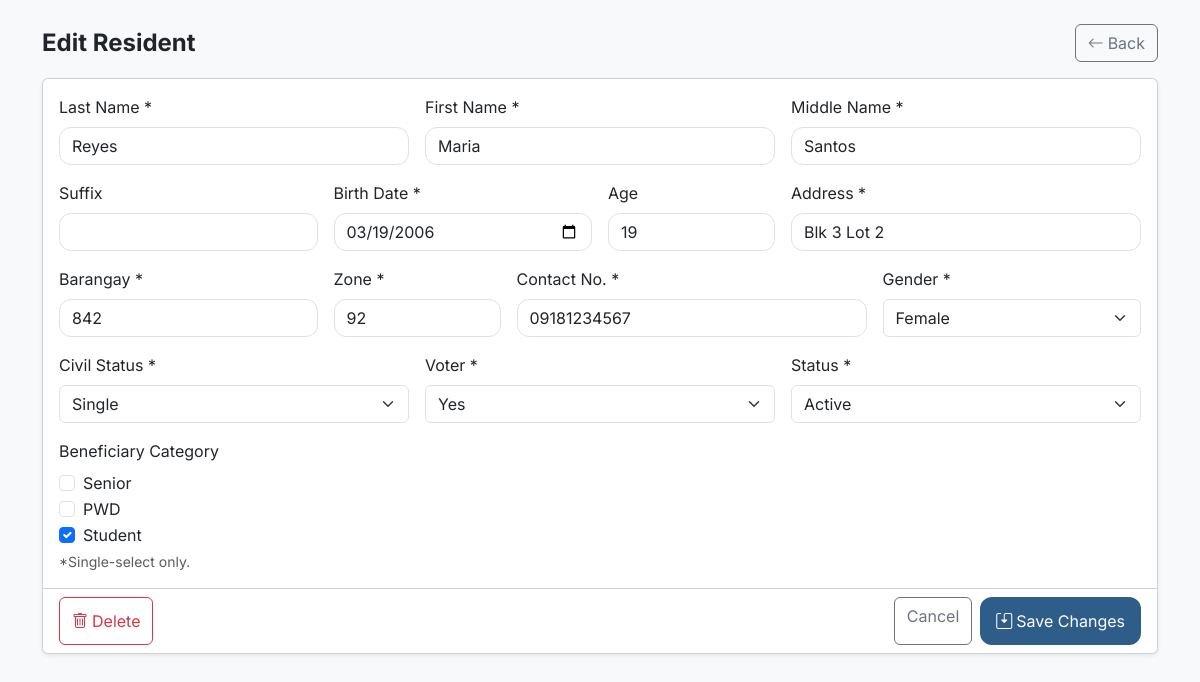
The page /residents/edit.php?id=2 (signed in) on the database its author committed.
### tables this page shows
CREATE TABLE `residents` (
  `resident_id` int(11) NOT NULL AUTO_INCREMENT,
  `first_name` varchar(60) NOT NULL,
  `middle_name` varchar(60) DEFAULT NULL,
  `last_name` varchar(60) NOT NULL,
  `suffix` varchar(15) DEFAULT NULL,
  `birthday` date DEFAULT NULL,
  `age` int(11) DEFAULT NULL,
  `address` varchar(255) DEFAULT NULL,
  `barangay` varchar(80) DEFAULT NULL,
  `zone` varchar(30) DEFAULT NULL,
  `contact_no` varchar(30) DEFAULT NULL,
  `gender` enum('Male','Female','Other') DEFAULT NULL,
  `civil_status` enum('Single','Married','Widowed','Separated','Divorced','Other') DEFAULT NULL,
  `is_voter` tinyint(1) NOT NULL DEFAULT 0,
  `beneficiary_category` enum('Student','Senior','PWD','None') NOT NULL DEFAULT 'None',
  `status` enum('Active','Inactive') NOT NULL DEFAULT 'Active',
  `created_at` timestamp NOT NULL DEFAULT current_timestamp(),
  `deleted_at` datetime DEFAULT NULL,
  PRIMARY KEY (`resident_id`),
  KEY `idx_residents_lastname` (`last_name`),
  KEY `idx_residents_beneficiary_category` (`beneficiary_category`),
  KEY `idx_residents_status` (`status`)
);

### residents/edit.php (the view, shortened to what this page needs)
<?php
require_once "../config/db.php";
$id = (int)($_GET["id"] ?? 0);
$stmt = $conn->prepare("SELECT * FROM residents WHERE resident_id = ? LIMIT 1");
$stmt->bind_param("i", $id);
$stmt->execute();
$r = $stmt->get_result()->fetch_assoc();
?>
<!doctype html>
<html lang="en">
<head>
  <link href="https://cdn.jsdelivr.net/npm/bootstrap@5.3.3/dist/css/bootstrap.min.css" rel="stylesheet">
  <link href="https://cdn.jsdelivr.net/npm/bootstrap-icons@1.11.3/font/bootstrap-icons.min.css" rel="stylesheet">
  <link href="../assets/css/style.css" rel="stylesheet">
</head>
<body class="bg-light">
<div class="container py-4">
  <div class="d-flex justify-content-between align-items-center mb-3">
    <h4 class="mb-0 fw-bold">Edit Resident</h4>
    <a class="btn btn-outline-secondary" href="index.php"><i class="bi bi-arrow-left me-1"></i>Back</a>
  </div>
  <form method="post" action="update.php" class="card shadow-sm" id="editForm">
    <div class="card-body">
      <div class="row g-3">
        <div class="col-md-4">
          <label class="form-label">Last Name *</label>
          <input class="form-control" name="last_name" value="<?= htmlspecialchars($r["last_name"] ?? "") ?>" required>
        </div>
        <div class="col-md-4">
          <label class="form-label">First Name *</label>
          <input class="form-control" name="first_name" value="<?= htmlspecialchars($r["first_name"] ?? "") ?>" required>
        </div>
        <div class="col-md-4">
          <label class="form-label">Middle Name *</label>
          <input class="form-control" name="middle_name" value="<?= htmlspecialchars($r["middle_name"] ?? "") ?>" required>
        </div>
        <div class="col-md-3">
          <label class="form-label">Suffix</label>
          <input class="form-control" name="suffix" value="<?= htmlspecialchars($r["suffix"] ?? "") ?>">
        </div>
        <div class="col-md-3">
          <label class="form-label">Birth Date *</label>
          <input type="date" class="form-control" name="birthday" id="e_birthday" value="<?= htmlspecialchars($r["birthday"] ?? "") ?>" required>
        </div>
        <div class="col-md-2">
          <label class="form-label">Age</label>
          <input class="form-control" name="age" id="e_age" value="<?= htmlspecialchars($r["age"] ?? "") ?>" readonly>
        </div>
        <div class="col-md-4">
          <label class="form-label">Address *</label>
          <input class="form-control" name="address" value="<?= htmlspecialchars($r["address"] ?? "") ?>" required>
        </div>
        <div class="col-md-3">
          <label class="form-label">Barangay *</label>
          <input class="form-control" name="barangay" value="<?= htmlspecialchars($r["barangay"] ?? "") ?>" required>
        </div>
        <div class="col-md-2">
          <label class="form-label">Zone *</label>
          <input class="form-control" name="zone" value="<?= htmlspecialchars($r["zone"] ?? "") ?>" required>
        </div>
        <div class="col-md-4">
          <label class="form-label">Contact No. *</label>
          <input class="form-control" name="contact_no" value="<?= htmlspecialchars($r["contact_no"] ?? "") ?>" required>
        </div>
        <div class="col-md-3">
          <label class="form-label">Gender *</label>
          <select class="form-select" name="gender" required>
            <?php foreach (["Male","Female","Other"] as $g): ?>
              <option <?= (($r["gender"] ?? "") === $g) ? "selected" : "" ?>><?= $g ?></option>
            <?php endforeach; ?>
          </select>
        </div>
        <div class="col-md-4">
          <label class="form-label">Civil Status *</label>
          <select class="form-select" name="civil_status" required>
            <?php foreach (["Single","Married","Widowed","Separated"] as $cs): ?>
              <option <?= (($r["civil_status"] ?? "") === $cs) ? "selected" : "" ?>><?= $cs ?></option>
            <?php endforeach; ?>
          </select>
        </div>
        <div class="col-md-4">
          <label class="form-label">Voter *</label>
          <select class="form-select" name="is_voter" required>
            <option value="1" <?= ((int)($r["is_voter"] ?? 0) === 1) ? "selected" : "" ?>>Yes</option>
          </select>
        </div>
        <div class="col-md-4">
          <label class="form-label">Status *</label>
          <select class="form-select" name="status" required>
            <option <?= (($r["status"] ?? "") === "Active") ? "selected" : "" ?>>Active</option>
          </select>
        </div>
        <div class="col-12">
          <label class="form-label">Beneficiary Category</label>
          <?php $cat = $r["beneficiary_category"] ?? "None"; ?>
          <div class="form-check">
            <input class="form-check-input e-ben-cat" type="checkbox" value="Senior" id="e_cat_senior" <?= ($cat==="Senior")?"checked":"" ?>>
            <label class="form-check-label" for="e_cat_senior">Senior</label>
          </div>
          <div class="form-check">
            <input class="form-check-input e-ben-cat" type="checkbox" value="PWD" id="e_cat_pwd" <?= ($cat==="PWD")?"checked":"" ?>>
            <label class="form-check-label" for="e_cat_pwd">PWD</label>
          </div>
          <div class="form-check">
            <input class="form-check-input e-ben-cat" type="checkbox" value="Student" id="e_cat_student" <?= ($cat==="Student")?"checked":"" ?>>
            <label class="form-check-label" for="e_cat_student">Student</label>
          </div>
          <div class="text-muted small mt-1">*Single-select only.</div>
        </div>
      </div>
    </div>
    <div class="card-footer d-flex justify-content-between bg-white">
      <button type="submit"
              class="btn btn-outline-danger"
              formaction="delete.php"
              onclick="return confirm('Are you sure you want to delete this resident record?');">
        <i class="bi bi-trash me-1"></i>Delete
      </button>
      <div class="d-flex gap-2">
        <a class="btn btn-outline-secondary" href="index.php">Cancel</a>
        <button class="btn brdss-btn" type="submit"><i class="bi bi-save2 me-1"></i>Save Changes</button>
      </div>
    </div>
  </form>
</div>
</body>
</html>

### assets/css/style.css (style rules this page uses)
:root { --brdss-dark: #243B53; --brdss-dark-2:#1B2B3A; --brdss-accent:#2F5D8A; }
body { font-family: 'Inter', 'Segoe UI', system-ui, sans-serif; }
.brdss-btn { background: var(--brdss-accent); color: #fff; border: 0; border-radius: 12px; padding: 12px 16px; }
.form-control { border-radius: 12px; }

### rows shown on the page
residents: last_name "Reyes", first_name "Maria", middle_name "Santos", birthday "03/19/2006", age "19", address "Blk 3 Lot 2", barangay "842", zone "92", contact_no "09181234567", gender "Female", civil_status "Single", is_voter "Yes", status "Active", beneficiary_category "☑"
